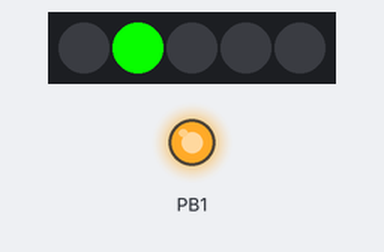
A program run on a simulated ATtiny85, built with avr-gcc and run on an emulated ATtiny85. Shown: 5 RGB LEDs in strip order, left to right, output pins drawn as LEDs (lit = HIGH). Dim RGB values are drawn brighter than linear; colours are those a GRB WS2812 strip shows for the declared byte order; sleep ends after the set time or at an interrupt.

Above: at 3.07 s.
At 11.26 s:
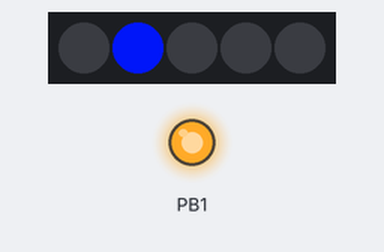
At 19.77 s:
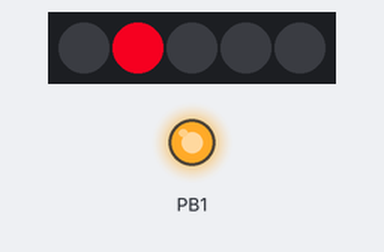
At 36.48 s:
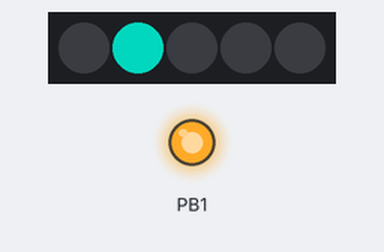
Timing chart, 0 to 38.9 s (numbered marks = the images above):
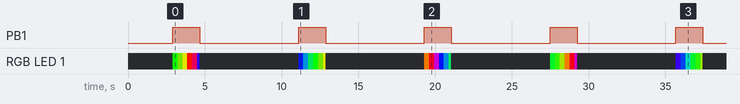

Measured:
- by itself, PB1: alternates HIGH for 1.8 s and LOW for 6.4 s
- by itself, RGB LED 1: off → RGB(8, 247, 0) at 2.9 s, → RGB(87, 171, 0) 0.32 s later, → RGB(168, 171, 0) 0.32 s later, → RGB(247, 17, 0) 0.32 s later, … (35 changes in this stretch)

The program:

main.cpp
```cpp
// fuse settings...
// avrdude -c usbtiny -p attiny85 -U lfuse:w:0xe2:m -U hfuse:w:0xdf:m -U efuse:w:0xff:m

#include <FastLED.h>
#define NUM_LEDS 5
#define DATA_PIN 0

#include <avr/power.h>
#include <avr/sleep.h>

#define set(x) |= (1<<x)
#define clr(x) &=~(1<<x)
#define inv(x) ^=(1<<x)

void nightyNight();
uint8_t awakeCounter = 110;

// CRGB leds[NUM_LEDS];
CRGBArray<NUM_LEDS> leds;

void setup() {
  // power control pin...
  DDRB set(DDB1);

  // disable interrupts...
  cli();

  // reset the 'why the cpu was reset' flag...
  MCUSR = 0;

  // disable and clear watchdog settings a la ATtiny25/45/85 [DATASHEET] p. 46
	WDTCR = (1<<WDCE) | (1<<WDE);
	WDTCR = 0;

  //   // set interrupt time to about 1 second and enable...
  // WDTCR = (1<<WDIE) | (1<<WDP2) | (1<<WDP1);

  // set interrupt time to about 32ms and enable...
  WDTCR = (1<<WDIE) | (1<<WDP0);

  // enable sleep mode for power down...
  set_sleep_mode(SLEEP_MODE_PWR_DOWN);

  // enable interrupts...
  sei();

  // FastLED.addLeds<NEOPIXEL, DATA_PIN>(leds, NUM_LEDS);
  LEDS.addLeds<WS2812B,DATA_PIN, RGB>(leds, NUM_LEDS);
}

uint8_t ledsOn = 0;
void loop() {
  uint8_t color = 0;
  uint8_t currentPix = 0;
  uint8_t onTime = 0;

  uint8_t hue = 0;
  uint8_t hueDelta = 3;

  for (;;) {
    nightyNight();
    // digitalWrite(PORTB1, HIGH);
    // // Turn the first led red for 1 second
    // for(int dot = 0; dot < NUM_LEDS; dot++) {
    //    leds[dot] = CRGB::Red;
    //    FastLED.show();
    //    // clear this led for the next time around the loop
    //    leds[dot] = CRGB::Black;
    //    delay(30);
    // }

    // turn led pixels power on...

    if(awakeCounter == 0) {
      // turn off
      leds[0] = CRGB::Black;
      leds[1] = CRGB::Black;
      leds[2] = CRGB::Black;
      leds[3] = CRGB::Black;
      leds[4] = CRGB::Black;
      // WDTCR = (1<<WDIE) | (0<<WDP0);
      WDTCR = (1<<WDIE) | (1<<WDP0);
      FastLED.show();
      digitalWrite(PORTB1, LOW);
    }

    if(awakeCounter > 200) {
      digitalWrite(PORTB1, HIGH);
      // WDTCR = (1<<WDIE) | (0<<WDP0);
      WDTCR = (1<<WDIE) | (1<<WDP0);
      onTime++;
      color++;
      if(currentPix == 4) {
        currentPix = 0;
      }
      else {
        currentPix++;
      }
      leds[0] = CRGB::Black;
      leds[1] = CRGB::Black;
      leds[2] = CRGB::Black;
      leds[3] = CRGB::Black;
      leds[4] = CRGB::Black;

      hue += hueDelta;
      // leds[currentPix] = CRGB::White;
      leds[currentPix].setHue(hue);
      FastLED.show();
    }
    else {
    }
  }
}


// reduce power requirements and go to sleep...
void nightyNight() {
  // disable adc...
  power_adc_disable();
  // go to sleep - sleep_cpu() requires more code to enable and disable sleep...
  sleep_mode();
}


ISR(WDT_vect) {
  awakeCounter++;
}
```
